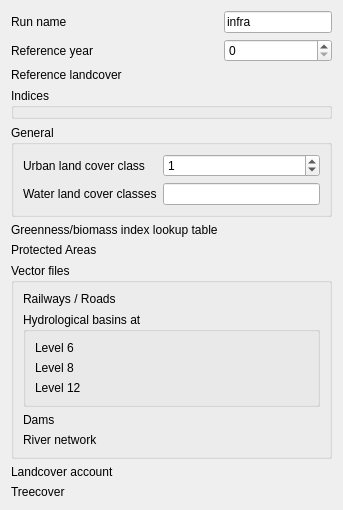
                            <widget class="QWidget" name="infra_">
                              <layout class="QFormLayout" name="formLayout_5">
                                <item row="0" column="0">
                                  <widget class="QLabel" name="label_11">
                                    <property name="text">
                                      <string>Run name</string>
                                    </property>
                                  </widget>
                                </item>
                                <item row="0" column="1">
                                  <widget class="QLineEdit" name="run_name_">
                                    <property name="text">
                                      <string>infra</string>
                                    </property>
                                  </widget>
                                </item>
                                <item row="1" column="0">
                                  <widget class="QLabel" name="label_91">
                                    <property name="text">
                                      <string>Reference year</string>
                                    </property>
                                  </widget>
                                </item>
                                <item row="1" column="1">
                                  <widget class="QSpinBox" name="ref_year_">
                                    <property name="maximum">
                                      <number>9999</number>
                                    </property>
                                    <property name="value">
                                      <number>0</number>
                                    </property>
                                  </widget>
                                </item>
                                <item row="2" column="0">
                                  <widget class="QLabel" name="label_92">
                                    <property name="text">
                                      <string>Reference landcover</string>
                                    </property>
                                  </widget>
                                </item>
                                <item row="2" column="1">
                                  <widget class="QgsFileWidget" name="ref_landcover_2">
                                    <property name="filter">
                                      <string>Geotiff (*.tiff *.tif);; All Files (*.*)</string>
                                    </property>
                                  </widget>
                                </item>
                                <item row="3" column="0" colspan="2">
                                  <widget class="QGroupBox" name="paths_indices_">
                                    <property name="title">
                                      <string>Indices</string>
                                    </property>
                                  </widget>
                                </item>
                                <item row="4" column="0" colspan="2">
                                  <widget class="QGroupBox" name="general_">
                                    <property name="title">
                                      <string>General</string>
                                    </property>
                                    <layout class="QFormLayout" name="formLayout_15">
                                      <item row="0" column="0">
                                        <widget class="QLabel" name="label_93">
                                          <property name="text">
                                            <string>Urban land cover class</string>
                                          </property>
                                        </widget>
                                      </item>
                                      <item row="0" column="1">
                                        <widget class="QgsSpinBox" name="lc_urban_">
                                          <property name="maximum">
                                            <number>9999</number>
                                          </property>
                                          <property name="value">
                                            <number>1</number>
                                          </property>
                                        </widget>
                                      </item>
                                      <item row="1" column="0">
                                        <widget class="QLabel" name="label_94">
                                          <property name="text">
                                            <string>Water land cover classes</string>
                                          </property>
                                        </widget>
                                      </item>
                                      <item row="1" column="1">
                                        <widget class="IntList" name="lc_water_" />
                                      </item>
                                    </layout>
                                  </widget>
                                </item>
                                <item row="5" column="0">
                                  <widget class="QLabel" name="label_95">
                                    <property name="text">
                                      <string>Greenness/biomass index lookup table</string>
                                    </property>
                                  </widget>
                                </item>
                                <item row="5" column="1">
                                  <widget class="QgsFileWidget" name="lut_gbli_">
                                    <property name="filter">
                                      <string>CSV (*.csv);; All Files (*.*)</string>
                                    </property>
                                  </widget>
                                </item>
                                <item row="7" column="0" colspan="2">
                                  <widget class="QGroupBox" name="infra_vector_files">
                                    <property name="title">
                                      <string>Vector files</string>
                                    </property>
                                    <layout class="QFormLayout" name="formLayout_16">
                                      <item row="0" column="0">
                                        <widget class="QLabel" name="label_97">
                                          <property name="text">
                                            <string>Railways / Roads</string>
                                          </property>
                                        </widget>
                                      </item>
                                      <item row="0" column="1">
                                        <widget class="QgsFileWidget" name="osm_">
                                          <property name="filter">
                                            <string>Vector Files (*.shp *.gpkg);; All Files (*.*)</string>
                                          </property>
                                        </widget>
                                      </item>
                                      <item row="3" column="0">
                                        <widget class="QLabel" name="label_101">
                                          <property name="text">
                                            <string>Dams</string>
                                          </property>
                                        </widget>
                                      </item>
                                      <item row="3" column="1">
                                        <widget class="QgsFileWidget" name="dams_">
                                          <property name="filter">
                                            <string>Vector Files (*.shp *.gpkg);; All Files (*.*)</string>
                                          </property>
                                        </widget>
                                      </item>
                                      <item row="4" column="0">
                                        <widget class="QLabel" name="label_102">
                                          <property name="text">
                                            <string>River network</string>
                                          </property>
                                        </widget>
                                      </item>
                                      <item row="4" column="1">
                                        <widget class="QgsFileWidget" name="gloric_">
                                          <property name="filter">
                                            <string>Vector Files (*.shp *.gpkg);; All Files (*.*)</string>
                                          </property>
                                        </widget>
                                      </item>
                                      <item row="2" column="0" colspan="2">
                                        <widget class="QGroupBox" name="catchments_">
                                          <property name="title">
                                            <string>Hydrological basins at</string>
                                          </property>
                                          <layout class="QFormLayout" name="formLayout_17">
                                            <item row="0" column="0">
                                              <widget class="QLabel" name="label_98">
                                                <property name="text">
                                                  <string>Level 6</string>
                                                </property>
                                              </widget>
                                            </item>
                                            <item row="1" column="0">
                                              <widget class="QLabel" name="label_99">
                                                <property name="text">
                                                  <string>Level 8</string>
                                                </property>
                                              </widget>
                                            </item>
                                            <item row="2" column="0">
                                              <widget class="QLabel" name="label_100">
                                                <property name="text">
                                                  <string>Level 12</string>
                                                </property>
                                              </widget>
                                            </item>
                                            <item row="0" column="1">
                                              <widget class="QgsFileWidget" name="catchment_6_">
                                                <property name="filter">
                                                  <string>Vector Files (*.shp *.gpkg);; All Files (*.*)</string>
                                                </property>
                                              </widget>
                                            </item>
                                            <item row="1" column="1">
                                              <widget class="QgsFileWidget" name="catchment_8_">
                                                <property name="filter">
                                                  <string>Vector Files (*.shp *.gpkg);; All Files (*.*)</string>
                                                </property>
                                              </widget>
                                            </item>
                                            <item row="2" column="1">
                                              <widget class="QgsFileWidget" name="catchment_12_">
                                                <property name="filter">
                                                  <string>Vector Files (*.shp *.gpkg);; All Files (*.*)</string>
                                                </property>
                                              </widget>
                                            </item>
                                          </layout>
                                        </widget>
                                      </item>
                                    </layout>
                                  </widget>
                                </item>
                                <item row="8" column="0">
                                  <widget class="QLabel" name="label_12">
                                    <property name="text">
                                      <string>Landcover account</string>
                                    </property>
                                  </widget>
                                </item>
                                <item row="8" column="1">
                                  <widget class="QgsFileWidget" name="leac_result_">
                                    <property name="filter">
                                      <string>Geotiff (*.tiff *.tif);; All Files (*.*)</string>
                                    </property>
                                  </widget>
                                </item>
                                <item row="9" column="0">
                                  <widget class="QLabel" name="label_treecover">
                                    <property name="text">
                                      <string>Treecover</string>
                                    </property>
                                  </widget>
                                </item>
                                <item row="9" column="1">
                                  <widget class="QgsFileWidget" name="tree_cover_">
                                    <property name="filter">
                                      <string>Geotiff (*.tiff *.tif);; All Files (*.*)</string>
                                    </property>
                                  </widget>
                                </item>
                                <item row="6" column="0">
                                  <widget class="QLabel" name="label_96">
                                    <property name="text">
                                      <string>Protected Areas</string>
                                    </property>
                                  </widget>
                                </item>
                                <item row="6" column="1">
                                  <widget class="QgsFileWidget" name="naturalis_">
                                    <property name="filter">
                                      <string>Geotiff (*.tiff *.tif);; All Files (*.*)</string>
                                    </property>
                                  </widget>
                                </item>
                              </layout>
                            </widget>
